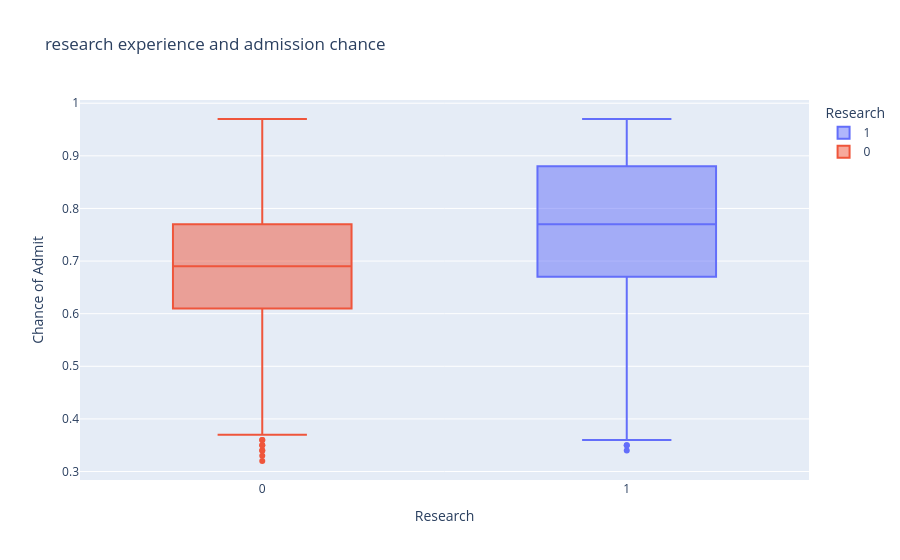

Here is the notebook cell this chart was saved with:
### Code cell
#research experience comparison
fig6 = px.box(
    df,
    x="Research",
    y="Chance of Admit",
    color="Research",
    title="research experience and admission chance"
)
fig6.show()

### Figure 1 — Plotly figure (JSON) as saved in the notebook; plotly's stock layout.template omitted (floating-point values rounded to 4 significant figures; data arrays with more than 128 entries replaced by an {"elided": "..."} marker saying what was removed)
{"data": [{"alignmentgroup": "True", "hovertemplate": "Research=%{x}<br>Chance of Admit=%{y}<extra></extra>", "legendgroup": "1", "marker": {"color": "#636efa"}, "name": "1", "notched": false, "offsetgroup": "1", "orientation": "v", "showlegend": true, "type": "box", "x": {"elided": "503 int values"}, "x0": " ", "xaxis": "x", "y": {"elided": "503 float values"}, "y0": " ", "yaxis": "y"}, {"alignmentgroup": "True", "hovertemplate": "Research=%{x}<br>Chance of Admit=%{y}<extra></extra>", "legendgroup": "0", "marker": {"color": "#EF553B"}, "name": "0", "notched": false, "offsetgroup": "0", "orientation": "v", "showlegend": true, "type": "box", "x": {"elided": "497 int values"}, "x0": " ", "xaxis": "x", "y": {"elided": "497 float values"}, "y0": " ", "yaxis": "y"}], "layout": {"boxmode": "overlay", "legend": {"title": {"text": "Research"}, "tracegroupgap": 0}, "title": {"text": "research experience and admission chance"}, "xaxis": {"anchor": "y", "categoryarray": [1, 0], "categoryorder": "array", "domain": [0, 1], "title": {"text": "Research"}}, "yaxis": {"anchor": "x", "domain": [0, 1], "title": {"text": "Chance of Admit"}}}}
